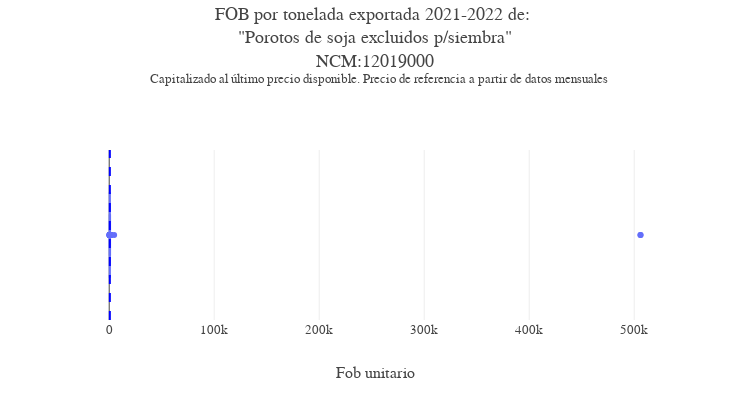

Here is the notebook cell this chart was saved with:
### Code cell
precio_boxplot_capitalizado(df_producto,'12019000')

### Figure 1 — Plotly figure (JSON) as saved in the notebook; plotly's stock layout.template omitted (floating-point values rounded to 4 significant figures; data arrays with more than 128 entries replaced by an {"elided": "..."} marker saying what was removed)
{"data": [{"alignmentgroup": "True", "customdata": {"elided": "1148x8 mixed values"}, "hovertemplate": "Precio capitalizado=%{x}<br>Exportador=%{customdata[0]}<br>Spread=%{customdata[1]}<br>Kg=%{customdata[2]}<br>Destino=%{customdata[3]}<br>Precio=%{customdata[4]}<br>Precio de referencia=%{customdata[5]}<br>Fecha=%{customdata[6]}<br>Fob=%{customdata[7]}<extra></extra>", "legendgroup": "", "marker": {"color": "#636efa"}, "name": "", "notched": false, "offsetgroup": "", "orientation": "h", "showlegend": false, "type": "box", "x": {"elided": "1148 float values"}, "x0": " ", "xaxis": "x", "y0": " ", "yaxis": "y"}], "layout": {"boxmode": "group", "font": {"family": "Georgia", "size": 13}, "height": 400, "legend": {"tracegroupgap": 0}, "margin": {"t": 150}, "separators": ",.", "shapes": [{"line": {"color": "blue", "dash": "dash"}, "type": "line", "x0": 606.9, "x1": 606.9, "xref": "x", "y0": 0, "y1": 1, "yref": "y domain"}], "showlegend": false, "title": {"text": "FOB por tonelada exportada 2021-2022 de: <br>\"Porotos de soja excluidos p/siembra\"<br>NCM:12019000<br> <sup> Capitalizado al último precio disponible. Precio de referencia a partir de datos mensuales", "y": 0.95}, "width": 750, "xaxis": {"anchor": "y", "domain": [0, 1], "title": {"text": "Fob unitario"}}, "yaxis": {"anchor": "x", "domain": [0, 1], "title": {"text": ""}}}}
